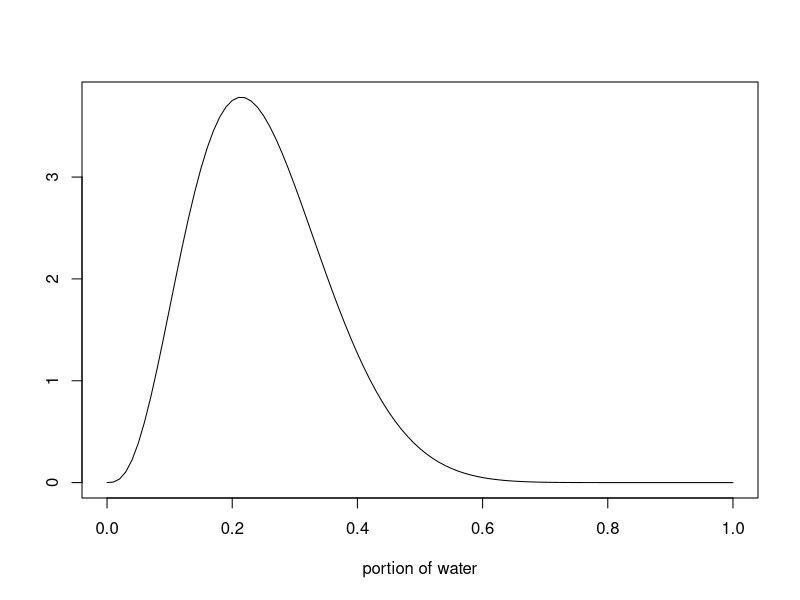
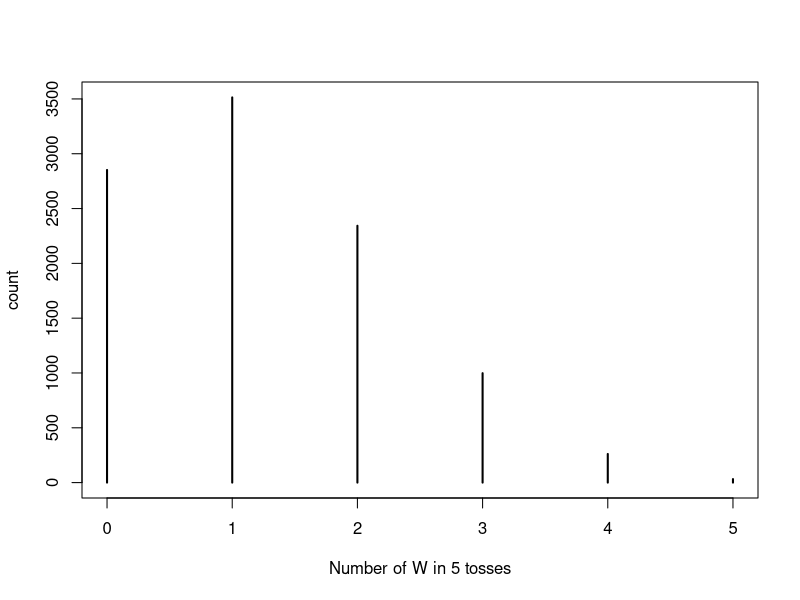
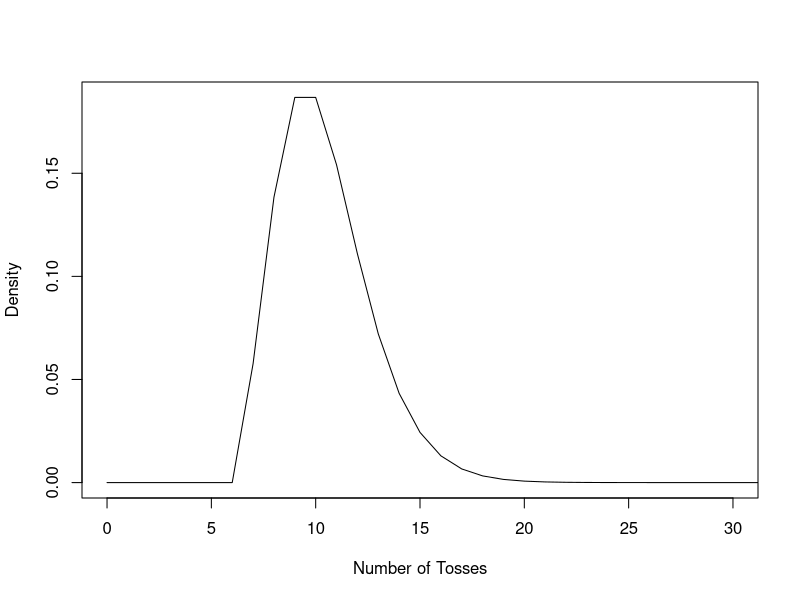

Reproduce these figures in R, in order. (Note: this script raises an error after producing the figures.)
## ---- chunk 1
my_sample <- c(rep("W",3),rep("L",11))
my_sample
## ---- chunk 2
compute_posterior <- function(p, the_sample) {
  # Counting the number of Water and Land occurrences
  W <- sum(the_sample == "W")
  L <- sum(the_sample == "L")
  # Calculating the density for p given the number of W and L and the prior
  dbeta(p, W + 1, L + 1)
}
## ---- chunk 3
curve(
  compute_posterior(p = x, the_sample = my_sample),
  from = 0,
  to = 1,
  xlab = "portion of water",
  ylab = ""
)
## ---- chunk 4
p_samples <- rbeta(1e4, # Obtaining 10000 values of p
                   3 + 1, # The number of observed "W" in the sample
                   11 + 1) # The number of observed "L" in the sample 
## ---- chunk 5
sim_globe3 <- function(p, N) {
  # Simulating 5 tosses for a given p
  sim_sample  <- sample(
    c("W", "L"),
    size = N,
    replace = T,
    prob = c(p, 1 - p)
  )
  # Counting the number of W in the simulation
  return(sum(sim_sample == "W"))
}
## ---- chunk 6
W_sim_5t <- vapply(p_samples, sim_globe3, 0, N = 5)
## ---- chunk 7
table(W_sim_5t)
## ---- chunk 8
plot(table(W_sim_5t),
     xlab = "Number of W in 5 tosses",
     ylab = "count")
## ---- chunk 9
compute_posterior_tosses = function(N,p = 0.7){
  post <- dbinom(7, size = N, prob = p)
  post <- post / sum(post) # Normalising
}
## ---- chunk 10
p_grid <- 0:100 
posterior <-  compute_posterior_tosses(N = p_grid)
plot(p_grid,
     posterior,
     type = "l",
     xlim = c(0,30), # 0 to 30 to improve visualisation
     xlab = "Number of Tosses",
     ylab = "Density")
## ---- chunk 11
print(data.frame(p_grid,posterior),n = 20)
